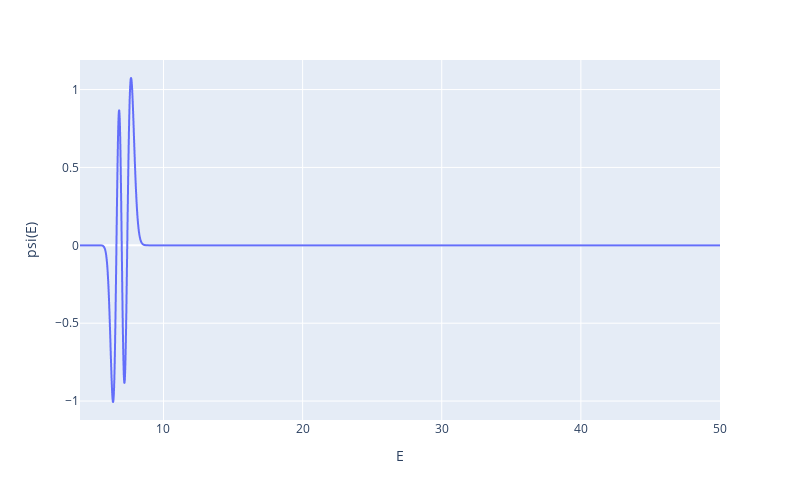

The code cell stored with this chart in its notebook:
### Code cell
X = np.linspace(4, 50, 4601)
fig = px.line(x=X, y=df[3], labels={'x':'E', 'y':'psi(E)'})
fig.update_layout(
    autosize=False,
    width=800,
    height=500)
fig.show()

### Figure 1 — Plotly figure (JSON) as saved in the notebook; plotly's stock layout.template omitted (floating-point values rounded to 4 significant figures; data arrays with more than 128 entries replaced by an {"elided": "..."} marker saying what was removed)
{"data": [{"hovertemplate": "E=%{x}<br>psi(E)=%{y}<extra></extra>", "legendgroup": "", "line": {"color": "#636efa", "dash": "solid"}, "marker": {"symbol": "circle"}, "mode": "lines", "name": "", "showlegend": false, "type": "scattergl", "x": {"elided": "4601 float values"}, "xaxis": "x", "y": {"elided": "4601 float values"}, "yaxis": "y"}], "layout": {"autosize": false, "height": 500, "legend": {"tracegroupgap": 0}, "margin": {"t": 60}, "width": 800, "xaxis": {"anchor": "y", "domain": [0, 1], "title": {"text": "E"}}, "yaxis": {"anchor": "x", "domain": [0, 1], "title": {"text": "psi(E)"}}}}
